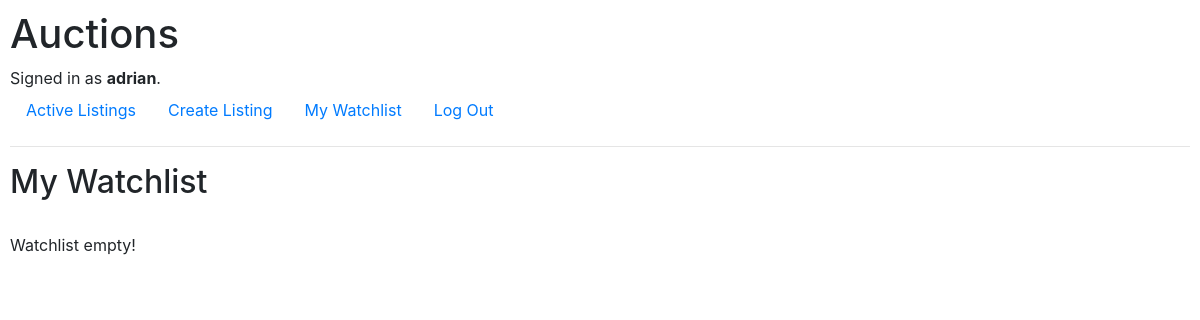
The page /my_watchlist (signed in) on the database as committed earlier.
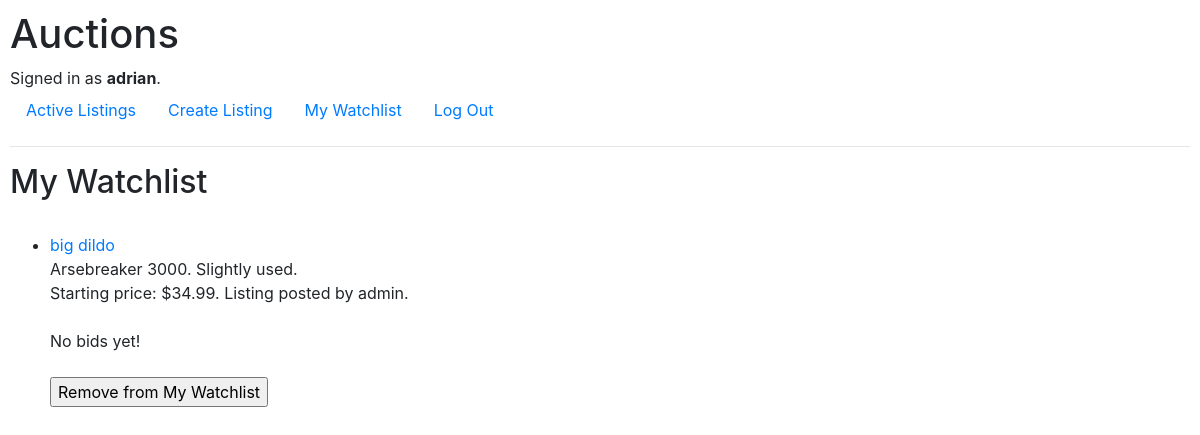
The same page on the database as committed later.
### auctions/models.py (models this page shows, shortened)
class Watchlist(models.Model):
    watchlist_owned_by = models.ForeignKey(User, on_delete=models.CASCADE)
    item_watched = models.ForeignKey(AuctionListing, on_delete=models.CASCADE)

class AuctionListing(models.Model):
    listing_name = models.CharField(max_length=64)
    starting_price = models.DecimalField(max_digits=6, decimal_places=2)
    current_price = models.DecimalField(max_digits=6, decimal_places=2, default=0.00)
    listed_by = models.ForeignKey(User, on_delete=models.CASCADE)
    listing_description = models.TextField(max_length=5120)
    is_closed = models.BooleanField(default=False)

class User(AbstractUser):
    pass

### auctions/views.py (the view)
# urls.py: path("my_watchlist", views.my_watchlist, name="my_watchlist"),
def my_watchlist(request):
    if request.method == 'POST':
        watched_item_id = request.POST.get('watched_item_id')
        item_to_remove = Watchlist.objects.get(id=watched_item_id)
        item_to_remove.delete()
        return redirect('my_watchlist')
    return render(request, "auctions/my_watchlist.html", {
        "watched_items": Watchlist.objects.filter(watchlist_owned_by=request.user)
    })

### auctions/templates/auctions/my_watchlist.html (shortened to what this page needs)
{% extends "auctions/layout.html" %}
{% block body %}
    <h2>My Watchlist</h2><br>
    {% for watched_item in watched_items %}
    <form action="{% url 'my_watchlist' %}" method="post">
    <ul>
        <li>
            <div><a href="{% url 'listing_info' watched_item.item_watched.listing_name %}">{{ watched_item.item_watched.listing_name }}</a></div>
            <div>{{ watched_item.item_watched.listing_description }}</div>
            <div>Starting price: ${{ watched_item.item_watched.starting_price }}. Listing posted by {{ watched_item.item_watched.listed_by }}.</div><br>
            {% if watched_item.item_watched.current_price == 0.00 %}
                <div>No bids yet!</div>
            {% else %}
                <div>Current price: ${{ watched_item.item_watched.current_price }}. Bid placed by </div>
            {% endif %}
            <br>
        </li>
        <input type="submit" name="remove_from_watchlist" value="Remove from My Watchlist">
    </ul>
    </form>
    {% endfor %}
    {% if not watched_items %}
    Watchlist empty!
    {% endif %}
{% endblock %}

Rows that differ between the two databases and show on the page:
added Watchlist: item_watched.listing_name "big dildo", item_watched.listing_description "Arsebreaker 3000. Slightly used.", item_watched.starting_price "34.99", item_watched.listed_by "admin", shows "No bids yet!"
Other text that changed with them:
text no longer shown: "Watchlist empty!"
